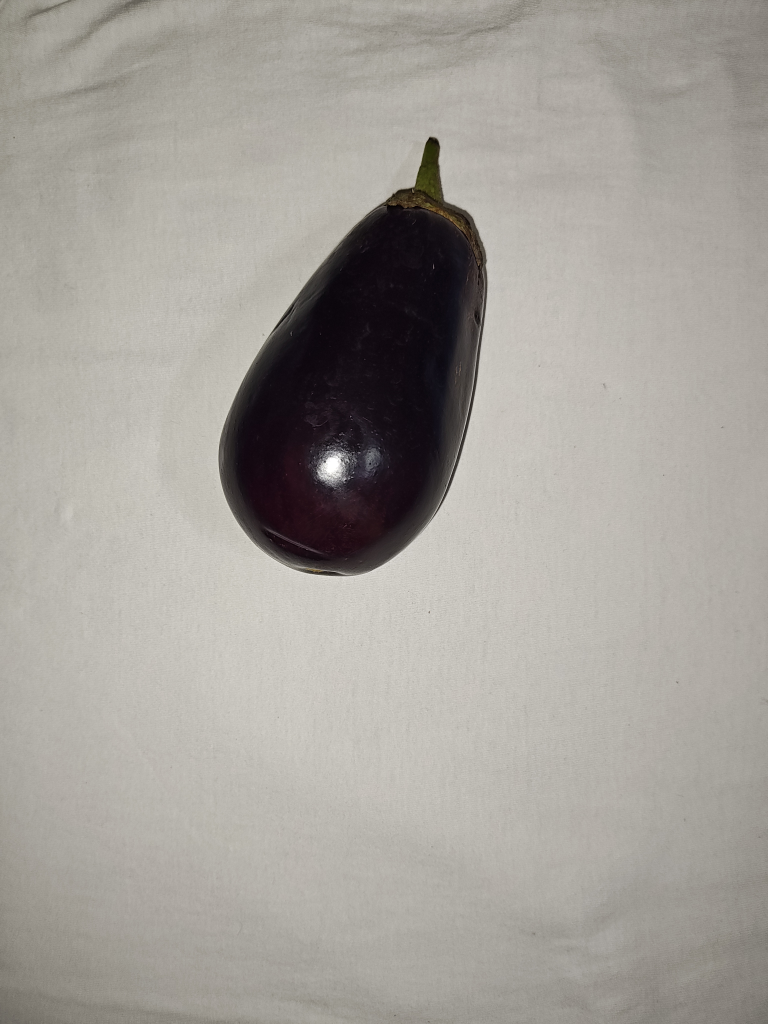
#> input picture pruebas_img/b.jpg, 3072 x 4096 px, given as the content of the folder base_datos_img, which was not available (shown at 1/4 size)
$ python Reconocimiento_IMG.py
#> lines starting #> are read from the running program, lines starting #| are printed output that depends on the picture; after the words box and inside, x2 and y2 are one past the last pixel; in counts of white or black regions, pixels touching at a corner belong together; pictures that were not available may be replaced by others from this repository, and a replacement may not be noted
import cv2
import numpy as np
import matplotlib.pyplot as plt
import os
from sklearn.decomposition import PCA
import pandas as pd
from mpl_toolkits.mplot3d import Axes3D
from skimage.feature import local_binary_pattern
from sklearn.preprocessing import StandardScaler

#Calcula la extensión de un contorno,proporción entre el área del contorno y el área del rectángulo que lo encierra.
def extract_extent(contour):
    """Calcula la extensión del contorno."""
    x, y, w, h = cv2.boundingRect(contour)
    area = cv2.contourArea(contour)
    rect_area = w * h
    if rect_area == 0:
        return 0
    return area / rect_area

#Calcula la media del canal de tonalidad (Hue) en el espacio de color HSV.
def extract_hue_feature(image):
    hsv_image = cv2.cvtColor(image, cv2.COLOR_BGR2HSV)
    hue_channel = hsv_image[:, :, 0]
    return np.mean(hue_channel)

#Extrae una característica relacionada con la textura de la imagen utilizando el patrón binario local (LBP).
def extract_texture_feature(image):
    gray_image = cv2.cvtColor(image, cv2.COLOR_BGR2GRAY)
    lbp = local_binary_pattern(gray_image, P=8, R=1, method='uniform')
    return np.mean(lbp)

#Calcula los primeros cuatro momentos invariantes de Hu a partir de un contorno.
def extract_hu_moments(contour):
    """Calcula los primeros cuatro momentos de Hu a partir del contorno."""
    moments = cv2.moments(contour)
    hu_moments = cv2.HuMoments(moments).flatten()
    # Devolver los primeros cuatro momentos de Hu
    return hu_moments[:4]  # Retornamos Hu_1, Hu_2, Hu_3 y Hu_4

#Esta función calcula la circularidad de un contorno, que es una medida de cuán cerca está un contorno de ser un círculo perfecto.
#=1 circulo perfceto, menor a uno forma irregular o alargada
def extract_circularity(contour):
    area = cv2.contourArea(contour)
    perimeter = cv2.arcLength(contour, True)
    if perimeter == 0:
        return 0
    circularity = (4 * np.pi * area) / (perimeter ** 2)
    return circularity

#preprocesamiento y extraccion de caracteristicas de una sola imagenes para su posterior clasficacion.
#preprocess_and_extract_features realiza el preprocesameinto y extraccion de imagenes (individuales)
# que load_images_and_extract_features_with_normalization le va pasando y a su vez esta ultima funcion organiza los datos que le llegan de preprocess_and_extract_features?
def preprocess_and_extract_features(image_path, show_plots=False):
    """Preprocesa la imagen, detecta el contorno más grande y extrae características."""
#> called with image_path = 'base_datos_img/b.jpg', show_plots = False
    image = cv2.imread(image_path)
#> image is the input picture: shape (4096, 3072, 3); mean B, G, R 154.3, 160.5, 164.4
    image_resized = cv2.resize(image, (800, 800))
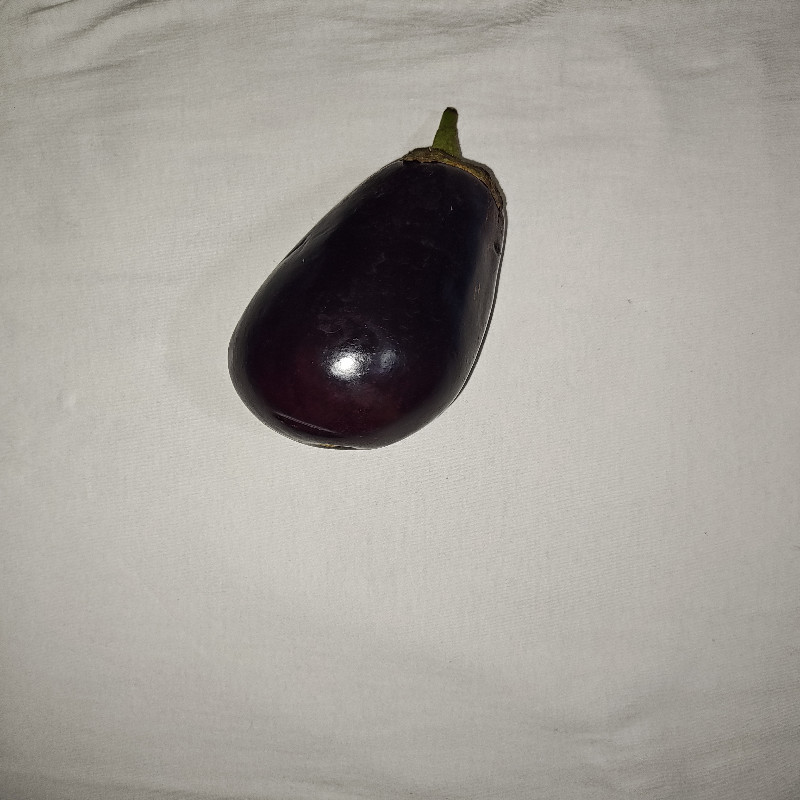
#> image_resized: shape (800, 800, 3); mean B, G, R 154.2, 160.4, 164.3
    blurred_image = cv2.GaussianBlur(image_resized, (5, 5), 0)

    hsv_image = cv2.cvtColor(blurred_image, cv2.COLOR_BGR2HSV)
#> hsv_image: shape (800, 800, 3); mean H, S, V 29.8, 22.1, 164.4
    hsv_image[:, :, 1] = np.clip(hsv_image[:, :, 1] * 1.5, 0, 255)
#> hsv_image: shape (800, 800, 3); mean H, S, V 29.8, 32.9, 164.4
    hsv_image = cv2.convertScaleAbs(hsv_image, alpha=1.2, beta=30)
#> hsv_image: shape (800, 800, 3); mean H, S, V 65.6, 68.9, 224.8

    gray_image = cv2.cvtColor(hsv_image, cv2.COLOR_BGR2GRAY)
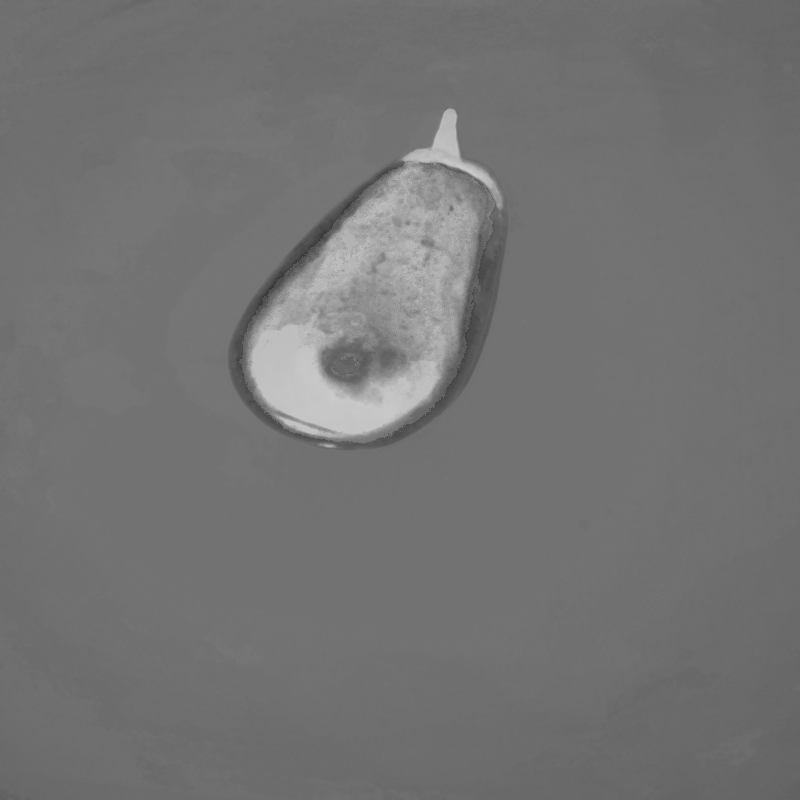
#> gray_image: shape (800, 800); min 50, max 205, mean 115.2
    _, binary_otsu = cv2.threshold(gray_image, 0, 255, cv2.THRESH_BINARY + cv2.THRESH_OTSU)
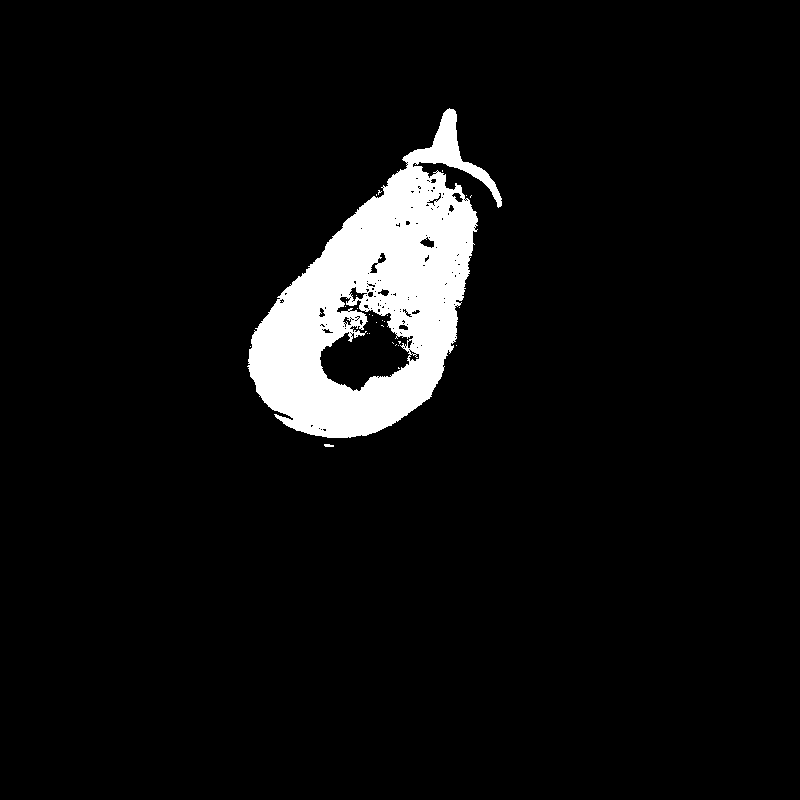
#> binary_otsu: shape (800, 800); 5.8% white; 27 white regions (25 under 20 px)

    contours, _ = cv2.findContours(binary_otsu, cv2.RETR_EXTERNAL, cv2.CHAIN_APPROX_SIMPLE)
#> contours = 10 contours, 9 with area under 20; largest, box (x1, y1, x2, y2) and area: (247, 108, 502, 438) 41844

    if contours:
        largest_contour = max(contours, key=cv2.contourArea)
#> largest_contour = contour of 758 points, box (x1, y1, x2, y2) (247, 108, 502, 438), area 41844

        # Extraer características
        hu_moments = extract_hu_moments(largest_contour)
#> in extract_hu_moments, `moments = cv2.moments(contour)`: moments = moments, m00 41844.5, centre m10/m00, m01/m00 = (373.4, 305.4)
#> in extract_hu_moments, `hu_moments = cv2.HuMoments(moments).flatten()`: hu_moments = [0.205, 0.0136, 0.0012, 0.000273, 1.52e-07, 2.88e-05, 3.49e-08]
#> hu_moments = [0.205, 0.0136, 0.0012, 0.000273]
        circularity = extract_circularity(largest_contour)
#> in extract_circularity, `area = cv2.contourArea(contour)`: area = 41844.5
#> in extract_circularity, `perimeter = cv2.arcLength(contour, True)`: perimeter = 1406.7
#> in extract_circularity, `circularity = (4 * np.pi * area) / (perimeter ** 2)`: circularity = 0.266
#> circularity = 0.266
        texture_feature = extract_texture_feature(image_resized)
#> in extract_texture_feature, `lbp = local_binary_pattern(gray_image, P=8, R=1, method='uniform')`:
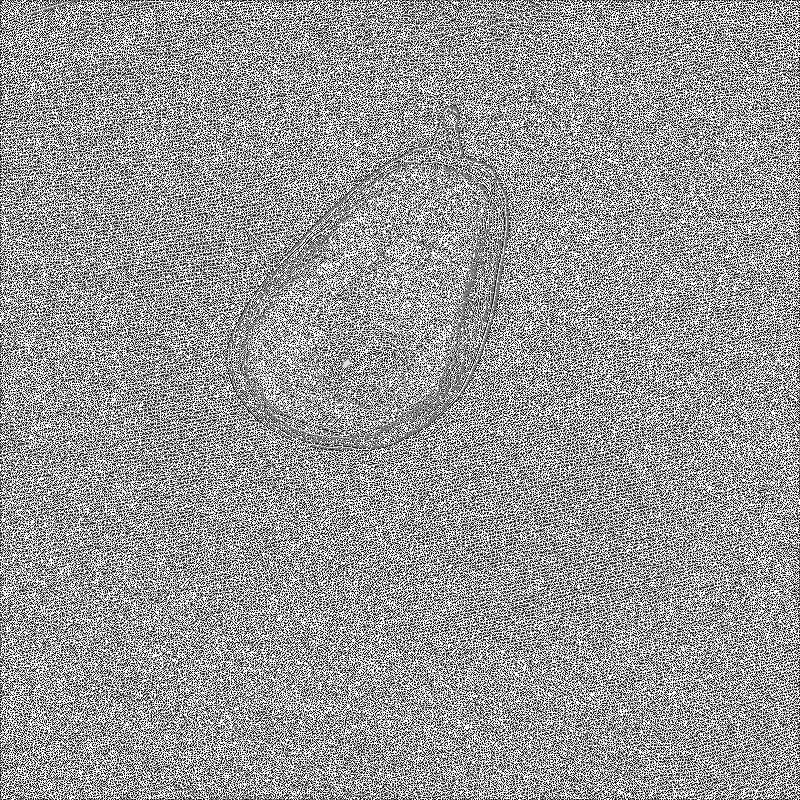
#> lbp: shape (800, 800) float64; min 0, max 9, mean 5.37; drawn with min black and max white
#> texture_feature = 5.37
        hue_feature = extract_hue_feature(image_resized)
#> in extract_hue_feature, `hsv_image = cv2.cvtColor(image, cv2.COLOR_BGR2HSV)`: hsv_image: shape (800, 800, 3); mean H, S, V 29.8, 22.3, 164.4
#> in extract_hue_feature, `hue_channel = hsv_image[:, :, 0]`:
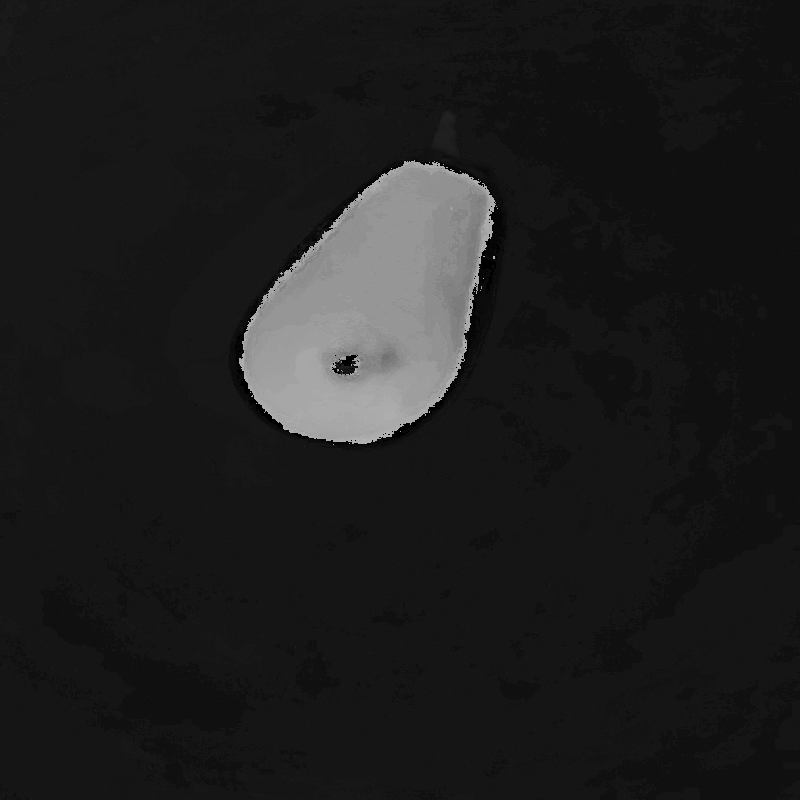
#> hue_channel: shape (800, 800); min 0, max 178, mean 29.8
#> hue_feature = 29.81
        extent = extract_extent(largest_contour)
#> in extract_extent, `x, y, w, h = cv2.boundingRect(contour)`: x = 247; y = 108; w = 255; h = 330
#> in extract_extent, `area = cv2.contourArea(contour)`: area = 41844.5
#> in extract_extent, `rect_area = w * h`: rect_area = 84150
#> extent = 0.497

        # Mostrar los pasos del preprocesamiento si show_plots es True
        if show_plots:
            contour_image = image_resized.copy()
            cv2.drawContours(contour_image, [largest_contour], -1, (0, 255, 0), 2)

            fig, axes = plt.subplots(1, 3, figsize=(18, 6))
            axes[0].imshow(cv2.cvtColor(image_resized, cv2.COLOR_BGR2RGB))
            axes[0].set_title("Imagen Redimensionada")

            axes[1].imshow(binary_otsu, cmap='gray')
            axes[1].set_title("Binarización Otsu")

            axes[2].imshow(cv2.cvtColor(contour_image, cv2.COLOR_BGR2RGB))
            axes[2].set_title("Contorno Detectado")

            for ax in axes:
                ax.axis('off')
            plt.tight_layout()
            plt.show()

        return hu_moments.tolist() + [circularity, texture_feature, hue_feature, extent]
    return [None] * 8

def load_images_and_extract_features_with_normalization(folder_path, save_csv=False):
    """
    Carga imágenes desde una carpeta, extrae sus características y las normaliza.
    """
    data = {
        'filename': [], 'label': [],
        'hu_1': [], 'hu_2': [], 'hu_3': [], 'hu_4': [],
        'circularity': [], 'texture': [], 'hue': [], 'extent': []
    }

    image_files = [f for f in os.listdir(folder_path) if f.lower().endswith(('.png', '.jpg', '.jpeg'))]

    for image_file in image_files:
        image_path = os.path.join(folder_path, image_file)
        features = preprocess_and_extract_features(image_path)
#> features = [0.205, 0.0136, 0.0012, 0.000273, 0.266, 5.37, 29.81, 0.497]
        if None not in features:
            label = image_file.split('_')[0]
            data['filename'].append(image_file)
            data['label'].append(label)
            data['hu_1'].append(features[0])
            data['hu_2'].append(features[1])
            data['hu_3'].append(features[2])
            data['hu_4'].append(features[3])
            data['circularity'].append(features[4])
            data['texture'].append(features[5])
            data['hue'].append(features[6])
            data['extent'].append(features[7])

    df = pd.DataFrame(data)

    # Normalizar las características
    scaler = StandardScaler()
    feature_columns = ['hu_1', 'hu_2', 'hu_3', 'hu_4', 'circularity', 'texture', 'hue', 'extent']
    df[feature_columns] = scaler.fit_transform(df[feature_columns])

    if save_csv:
        csv_path = 'caracteristicas_normalizadas.csv'
        df.to_csv(csv_path, index=False)
        print(f"Archivo CSV guardado en: {csv_path}")

    return df, scaler

# Visualización de la separación de clases y centroides:
# [126 lines left out: functions plot_pca_3d, initialize_centroids_pca_labels, adjust_centroids_with_labels, kmeans_custom_pca_adjusted, recognize_images_pca, not called in this run]


# Cargar datos de entrenamiento y normalizarlos
df_train, scaler = load_images_and_extract_features_with_normalization('base_datos_img', save_csv=False)

# Reducir con PCA
pca = PCA(n_components=3)
#> (the run stopped early here; a loop or call above may not have finished)
